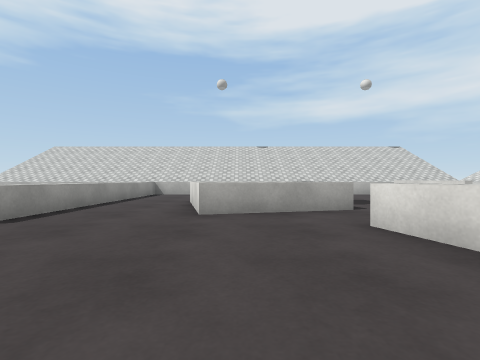
[1] (above)

19 first-person views from a walk through a 3-D level made in the Unity game engine. The camera is 0.58 m above the floor, looks level and sees 85° across. The floor is counted in squares, 1 m on a side. Each view is taken from the middle of a square. On the plan, view 1 faces up. The plan holds only what a view shows up to about 9 squares ahead; the rest is blank. The place goes on beyond the plan. The player is left out. Surface patterns are stand-ins for the level's own textures.

[2]
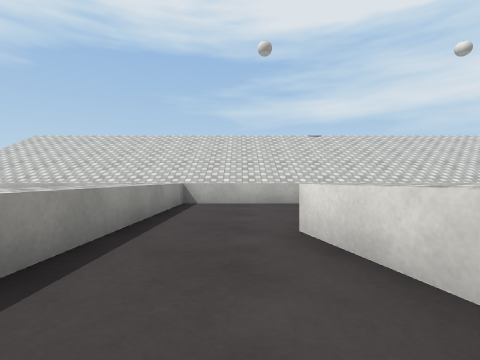

[3]
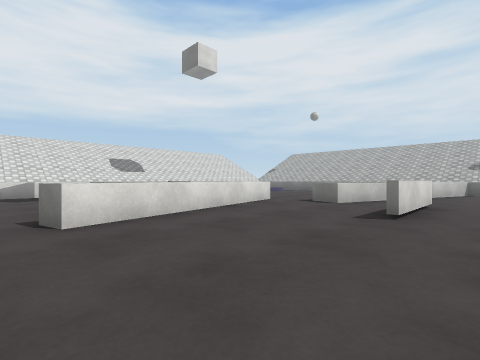

[4]
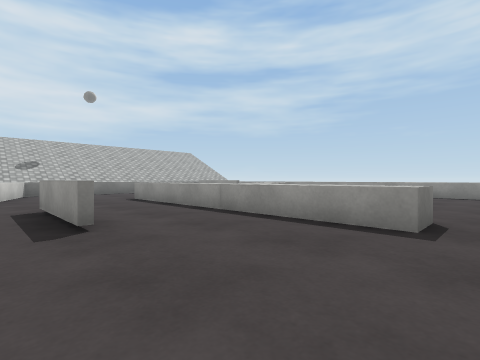

[5]
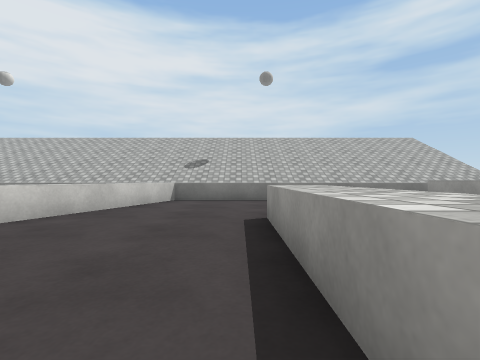

[6]
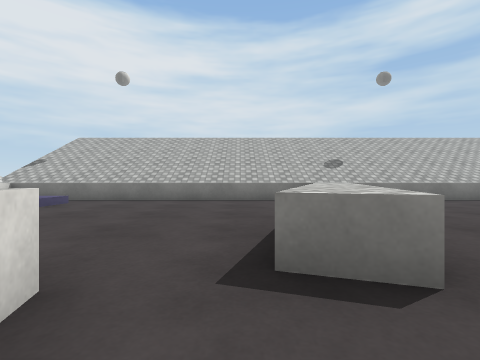

[7]
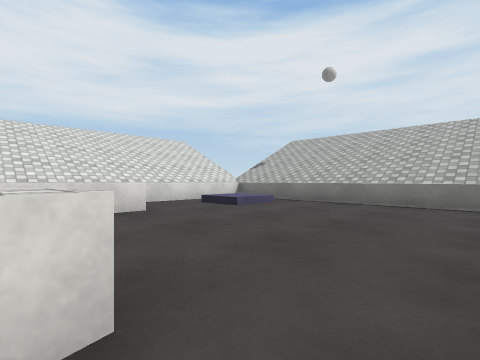

[8]
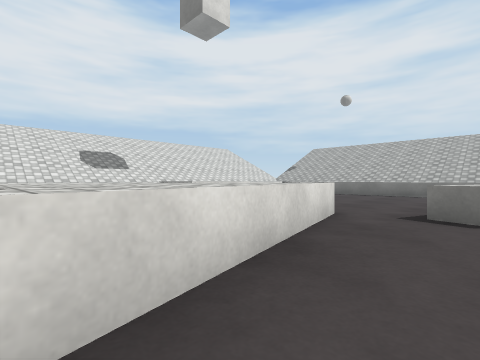

[9]
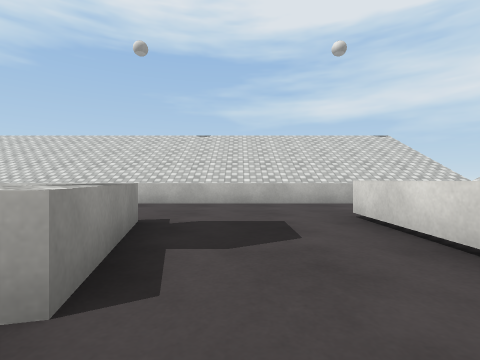

[10]
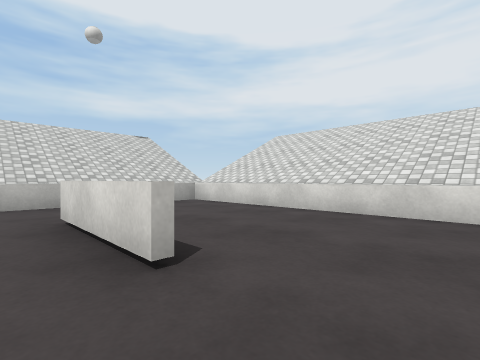

[11]
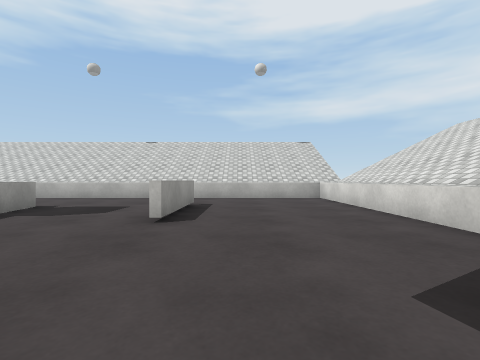

[12]
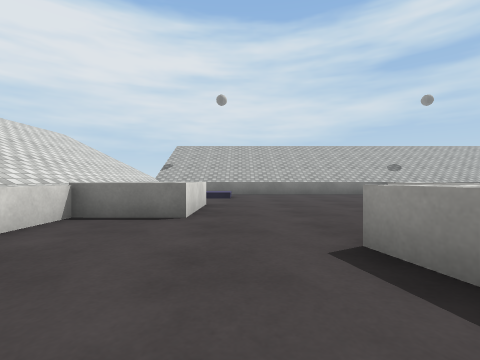

[13]
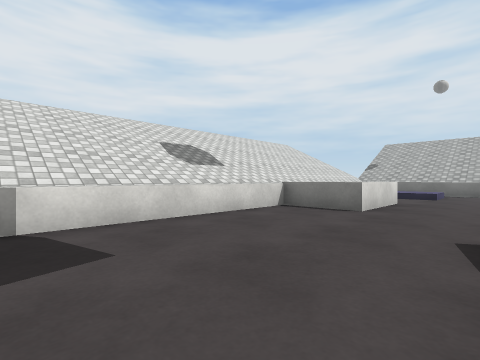

[14]
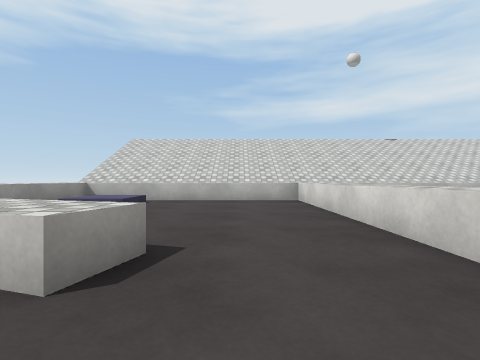

[15]
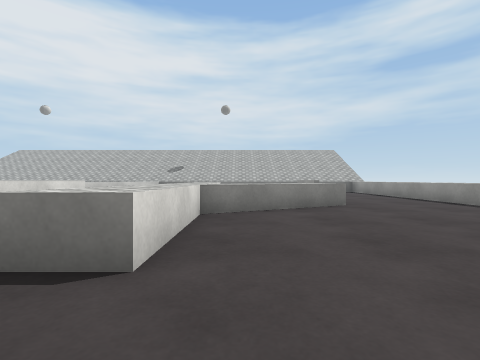

[16]
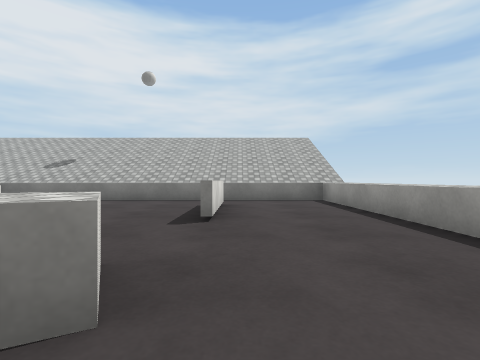

[17]
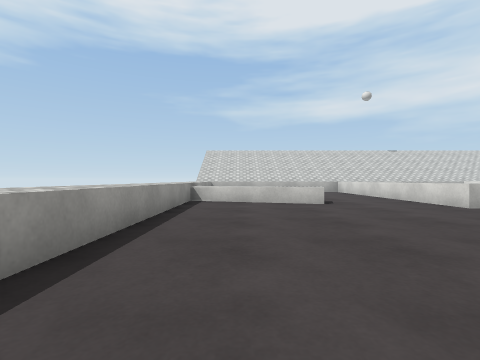

[18]
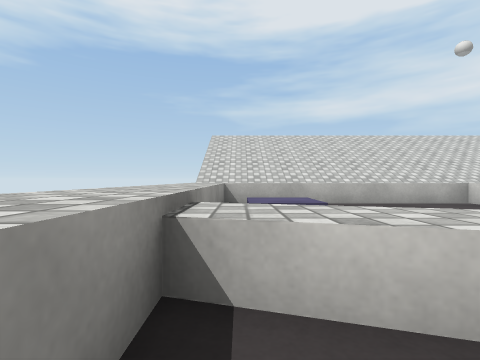

[19]
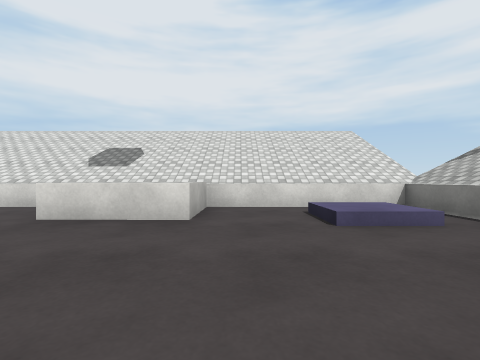

### Floor plan
Key: @ floor where view 1 was taken; # wall or solid block; . floor; = window, fence, low wall or low ledge; ^ raised ledge; B white block.
Columns run from 11 left of view 1 to 10 right of it. Each row starts with its distance up from view 1.
 12 ^^^^^^^^^^^^^^^^^^^^^^
 11  ^^^^^^^^^^^^^^^^^^^^^
 10 ^^^....^............^^
  9 ^^^....^............^^
  8 ^  ....^........#...^^
  7 ^.  ...^..^^^^..=...^^
  6 ^^^ ...^..^^^^..=...^^
  5 ^^^^^..^..^^^^......^^
  4 ^......^............^^
  3 ^............^......^^
  2 ^......^.....^^^....^^
  1 ^......^.....^^^....^^
  0 ^......^...@..^^^...^^
 -1  ....^^^..=...^.....^^
 -2 ^...^^ ^..=...^...BBB^
 -3 ^...=  ^....^.....BBB^
 -4 ^..... ^....^.....BBB^
 -5 ^...=. ^...^^.......^^
 -6 ^...=......^......^.^^
 -7 ^...#......^......^.^^
 -8 ^.........^ ........^^
 -9 ^^^^^^^^^^^^^^^^^^^^^^
-10  ^^^^^^^^^^^^^^^^^^^^^

Positions as (right, up) in squares from view 1, and headings:
1: (0, 0), facing up
2: (-2, 4), facing up
3: (-2, 4), facing down-right
4: (0, 3), facing down-left
5: (-3, -1), facing down
6: (2, -1), facing down
7: (2, -2), facing down-right
8: (1, 2), facing down-right
9: (3, 4), facing up
10: (4, 4), facing up-right
11: (6, 2), facing up
12: (6, 2), facing down
13: (5, 3), facing down-right
14: (-6, 3), facing up
15: (-5, 4), facing down
16: (-8, -1), facing down
17: (-9, -2), facing up
18: (-10, 4), facing up
19: (3, -5), facing right
